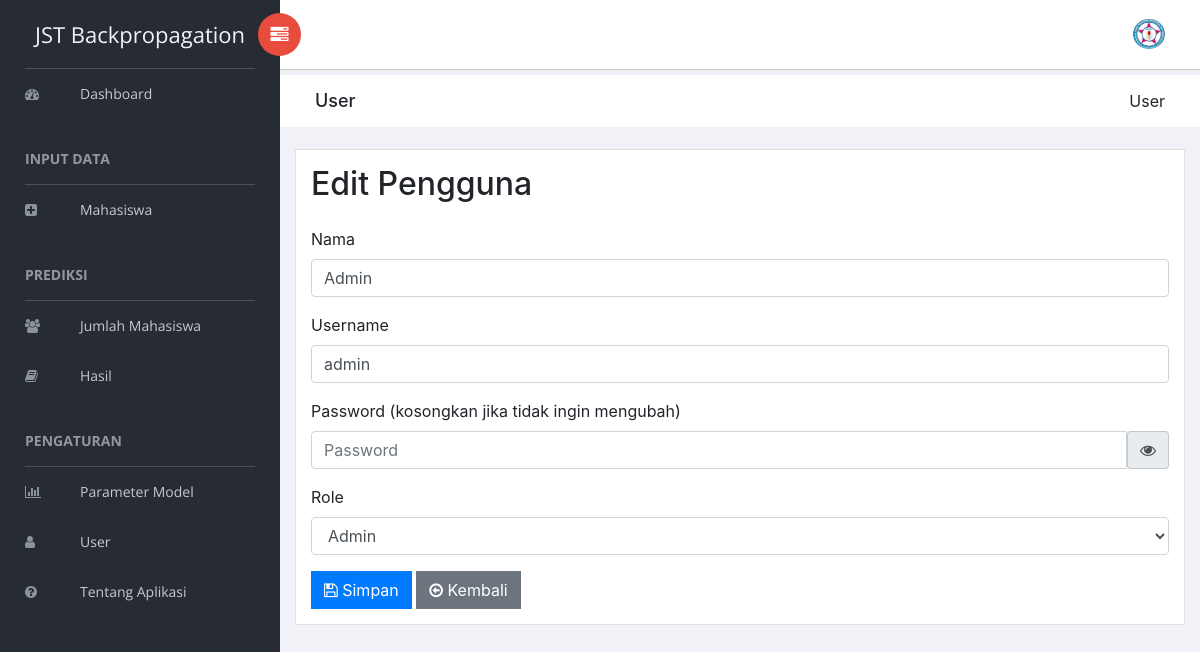
Screenshot of /editUser.php?id=1 (signed in) with the database file from the repository.
### tables this page shows
CREATE TABLE `users` (
  `id` int(11) NOT NULL,
  `nama` varchar(255) NOT NULL,
  `username` varchar(255) NOT NULL,
  `password` varchar(255) NOT NULL,
  `role` varchar(50) NOT NULL,
  `created_at` timestamp NOT NULL DEFAULT current_timestamp()
);

### editUser.php (the view, shortened to what this page needs)
<?php
require 'dbKoneksi.php';
$id = $_GET['id'];
$stmt = $conn->prepare("SELECT * FROM users WHERE id = ?");
$stmt->bind_param("i", $id);
$stmt->execute();
$result = $stmt->get_result();
$user = $result->fetch_assoc();
?>
<!doctype html>
<html class="no-js" lang="en">
<head>
    <link rel="stylesheet" href="vendors/bootstrap/dist/css/bootstrap.min.css">
    <link rel="stylesheet" href="vendors/font-awesome/css/font-awesome.min.css">
    <link rel="stylesheet" href="vendors/themify-icons/css/themify-icons.css">
    <link rel="stylesheet" href="vendors/flag-icon-css/css/flag-icon.min.css">
    <link rel="stylesheet" href="vendors/selectFX/css/cs-skin-elastic.css">
    <link rel="stylesheet" href="vendors/datatables.net-bs4/css/dataTables.bootstrap4.min.css">
    <link rel="stylesheet" href="vendors/datatables.net-buttons-bs4/css/buttons.bootstrap4.min.css">
    <link rel="stylesheet" href="assets/css/style.css">
</head>
<body>
    <?php include 'sidebar.php'; ?>
    <div id="right-panel" class="right-panel">
        <?php include 'header.php'; ?>
        <div class="breadcrumbs">
            <div class="col-sm-4">
                <div class="page-header float-left">
                    <div class="page-title">
                        <h1>User</h1>
                    </div>
                </div>
            </div>
            <div class="col-sm-8">
                <div class="page-header float-right">
                    <div class="page-title">
                        <ol class="breadcrumb text-right">
                            <li class="active">User</li>
                        </ol>
                    </div>
                </div>
            </div>
        </div>
        <div class="content mt-3">
            <div class="row">
                <div class="col-lg-12">
                    <div class="card">
                        <div class="card-body">
                            <h2 class="mb-4">Edit Pengguna</h2>
                            <form action="editUser.php?id=<?= $id ?>" method="POST">
                                <div class="form-group">
                                    <label for="nama">Nama</label>
                                    <input type="text" name="nama" id="nama" class="form-control" value="<?= $user['nama'] ?>" autocomplete="off" required>
                                </div>
                                <div class="form-group">
                                    <label for="username">Username</label>
                                    <input type="text" name="username" id="username" class="form-control" value="<?= $user['username'] ?>" autocomplete="off" required>
                                </div>
                                <div class="form-group">
                                    <label for="password">Password (kosongkan jika tidak ingin mengubah)</label>
                                    <div class="input-group">
                                        <input type="password" id="password" name="password" placeholder="Password" class="form-control" autocomplete="new-password">
                                        <div class="input-group-addon" onclick="togglePasswordVisibility()">
                                            <i class="fa fa-eye" id="toggleIcon"></i>
                                        </div>
                                    </div>
                                </div>
                                <div class="form-group">
                                    <label for="role">Role</label>
                                    <select name="role" id="role" class="form-control">
                                        <option value="admin" <?= $user['role'] === 'admin' ? 'selected' : '' ?>>Admin</option>
                                    </select>
                                </div>
                                <button type="submit" class="btn btn-primary"><i class="fa fa-save"></i> Simpan</button>
                                <a href="user.php" class="btn btn-secondary"><i class="fa fa-arrow-circle-o-left"></i> Kembali</a>
                            </form>
                        </div>
                    </div>
                </div>
            </div>
        </div>
    </div>
</body>
</html>

### editUser.php (style rules this page uses)
.form-group .input-group-addon { cursor: pointer; }

### rows the page displays
users: nama "Admin", username "admin", role "Admin"
